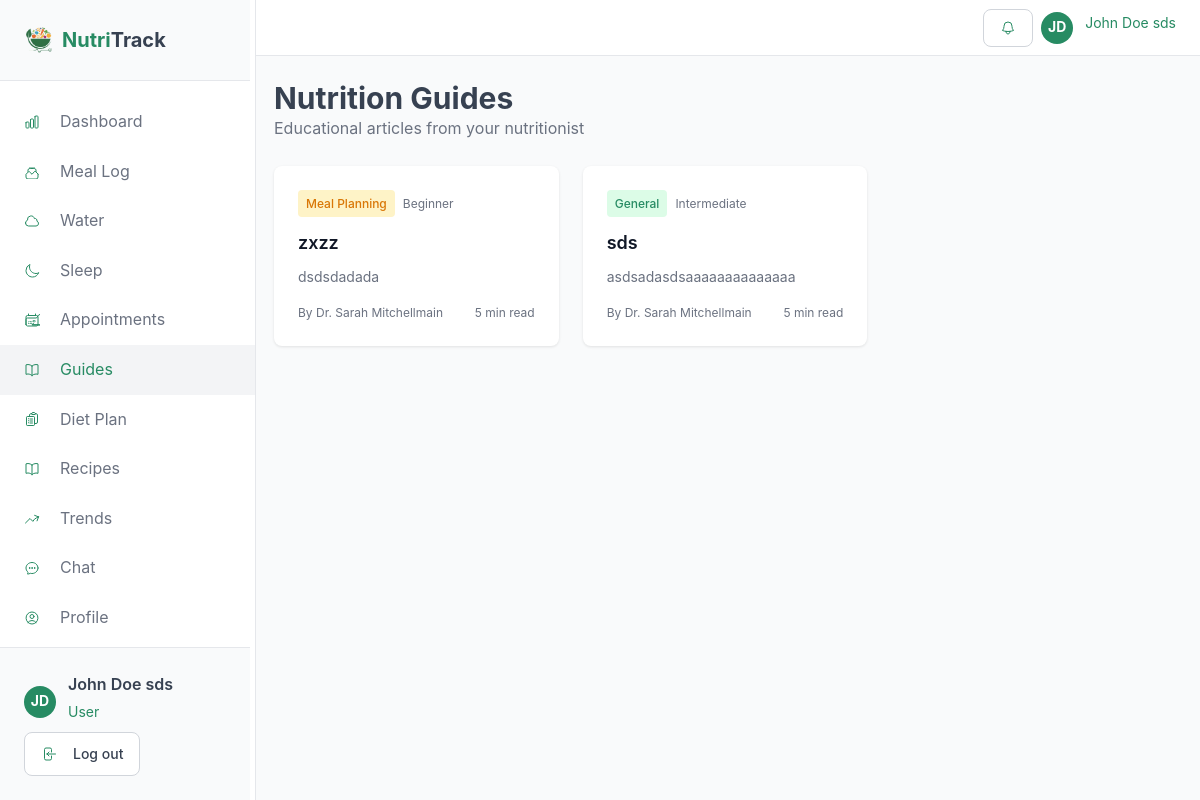
The page /user/guides.php (signed in) on the database its author committed.
### tables this page shows
CREATE TABLE `users` (
  `id` int(11) NOT NULL,
  `name` varchar(100) NOT NULL,
  `email` varchar(100) NOT NULL,
  `password` varchar(255) NOT NULL,
  `phone` varchar(20) DEFAULT NULL,
  `role` enum('user','nutritionist','admin') NOT NULL DEFAULT 'user',
  `status` enum('active','pending','inactive') NOT NULL DEFAULT 'pending',
  `weight` decimal(5,2) DEFAULT NULL,
  `height` decimal(5,2) DEFAULT NULL,
  `age` int(11) DEFAULT NULL,
  `goal` enum('weight_loss','maintain','gain_weight','build_muscle') DEFAULT NULL,
  `health_conditions` text DEFAULT NULL,
  `specialty` varchar(100) DEFAULT NULL,
  `bio` text DEFAULT NULL,
  `rating` decimal(3,2) DEFAULT NULL,
  `nutritionist_id` int(11) DEFAULT NULL,
  `created_at` timestamp NOT NULL DEFAULT current_timestamp(),
  `updated_at` timestamp NOT NULL DEFAULT current_timestamp() ON UPDATE current_timestamp(),
  `profile_image` varchar(255) DEFAULT NULL
);

CREATE TABLE `nutrition_guides` (
  `id` int(11) NOT NULL,
  `nutritionist_id` int(11) NOT NULL,
  `title` varchar(150) NOT NULL,
  `content` text NOT NULL,
  `image_path` varchar(255) DEFAULT NULL,
  `category` varchar(50) DEFAULT 'General',
  `difficulty` enum('beginner','intermediate','advanced') DEFAULT 'beginner',
  `read_time` int(11) DEFAULT 5,
  `created_at` timestamp NOT NULL DEFAULT current_timestamp(),
  `updated_at` timestamp NOT NULL DEFAULT current_timestamp() ON UPDATE current_timestamp()
);

### user/guides.php (the view, shortened to what this page needs)
<?php
require_once '../includes/session.php';
$db = getDB();
$stmt = $db->query("SELECT g.*, u.name as author_name
                    FROM nutrition_guides g
                    JOIN users u ON g.nutritionist_id = u.id
                    ORDER BY g.created_at DESC");
$guides = $stmt->fetchAll();
$categoryColors = [
    'General' => ['bg' => '#dcfce7', 'text' => '#278b63'],
    'Meal Planning' => ['bg' => '#fef3c7', 'text' => '#d97706'],
    'Hydration' => ['bg' => '#dbeafe', 'text' => '#3b82f6'],
    'Exercise' => ['bg' => '#fce7f3', 'text' => '#ec4899'],
    'Shopping' => ['bg' => '#f3e8ff', 'text' => '#8b5cf6'],
    'Weight Management' => ['bg' => '#fef2f2', 'text' => '#ef4444'],
];
include 'header.php';
?>
<div class="space-y-6">
    <div>
        <h1 class="text-3xl font-bold">Nutrition Guides</h1>
        <p class="text-muted-foreground">Educational articles from your nutritionist</p>
    </div>
    <?php if (empty($guides)): ?>
    <div class="card">
        <div class="card-content" style="text-align: center; padding: 3rem; color: #6b7280;">
            <svg xmlns="http://www.w3.org/2000/svg" fill="none" viewBox="0 0 24 24" stroke="currentColor" style="width:48px;height:48px;stroke-width:1.5;color:#278b63;margin:0 auto 1rem;">
                <path stroke-linecap="round" stroke-linejoin="round" d="M12 6.042A8.967 8.967 0 0 0 6 3.75c-1.052 0-2.062.18-3 .512v14.25A8.987 8.987 0 0 1 6 18c2.305 0 4.408.867 6 2.292m0-14.25a8.966 8.966 0 0 1 6-2.292c1.052 0 2.062.18 3 .512v14.25A8.987 8.987 0 0 0 18 18a8.967 8.967 0 0 0-6 2.292m0-14.25v14.25" />
            </svg>
            <p>No guides available yet. Your nutritionist will add educational content here.</p>
        </div>
    </div>
    <?php else: ?>
    <div class="grid sm:grid-cols-2 lg:grid-cols-3 gap-6">
        <?php foreach ($guides as $guide):
            $colors = $categoryColors[$guide['category']] ?? $categoryColors['General'];
        ?>
        <div class="card guide-card" onclick="viewGuide(<?= $guide['id'] ?>, `<?= htmlspecialchars($guide['title']) ?>`, `<?= htmlspecialchars($guide['content']) ?>`, '<?= $guide['image_path'] ?>', '<?= htmlspecialchars($guide['author_name']) ?>', '<?= $guide['read_time'] ?>', '<?= $guide['difficulty'] ?>')">
            <div class="card-content">
                <div style="display: flex; align-items: center; gap: 0.5rem; margin-bottom: 0.75rem;">
                    <span style="background: <?= $colors['bg'] ?>; color: <?= $colors['text'] ?>; padding: 0.25rem 0.5rem; border-radius: 0.25rem; font-size: 0.75rem; font-weight: 500;"><?= htmlspecialchars($guide['category']) ?></span>
                    <span style="font-size: 0.75rem; color: #6b7280; text-transform: capitalize;"><?= htmlspecialchars($guide['difficulty']) ?></span>
                </div>
                <h3 style="font-size: 1.125rem; font-weight: 600; margin-bottom: 0.5rem; color: #111827;"><?= htmlspecialchars($guide['title']) ?></h3>
                <p style="color: #6b7280; font-size: 0.875rem; margin-bottom: 1rem; line-height: 1.5;"><?= htmlspecialchars(substr($guide['content'], 0, 100)) . (strlen($guide['content']) > 100 ? '...' : '') ?></p>
                <div style="display: flex; justify-content: space-between; align-items: center; font-size: 0.75rem; color: #6b7280;">
                    <span>By <?= htmlspecialchars($guide['author_name']) ?></span>
                    <span><?= $guide['read_time'] ?> min read</span>
                </div>
            </div>
        </div>
        <?php endforeach; ?>
    </div>
    <?php endif; ?>
</div>
<?php include 'footer.php'; ?>

### user/header.php (shortened to what this page needs)
<?php
require_once '../includes/session.php';
$user = getCurrentUser();
?>
<!DOCTYPE html>
<html lang="en">
<head>
    <link rel="stylesheet" href="http://localhost/Health%20DIet/style.css">
</head>
<body>
    <div class="user-layout">
        <aside class="sidebar">
            <div class="sidebar-header">
                <a href="dashboard.php" class="logo">
                    <div style="display:flex; justify-self: center;">
                        <img style="width:30px;height:30px" src="../assets/images/nutritrak_logo-removebg-preview.png" alt="NutriTrack Logo">
                    </div>
                    <span class="logo-text"><span style="color:#278b63;">Nutri</span>Track</span>
                </a>
            </div>
            <nav class="sidebar-nav">
                <a href="dashboard.php" class="<?php echo basename($_SERVER['PHP_SELF']) == 'dashboard.php' ? 'active' : ''; ?>">
 Dashboard
                </a>
                <a href="meals.php" class="<?php echo basename($_SERVER['PHP_SELF']) == 'meals.php' ? 'active' : ''; ?>">
 Meal Log
                </a>
                <a href="water.php" class="<?php echo basename($_SERVER['PHP_SELF']) == 'water.php' ? 'active' : ''; ?>">
 Water
                </a>
                <a href="sleep.php" class="<?php echo basename($_SERVER['PHP_SELF']) == 'sleep.php' ? 'active' : ''; ?>">
 Sleep
                </a>
                <a href="appointments.php" class="<?php echo basename($_SERVER['PHP_SELF']) == 'appointments.php' ? 'active' : ''; ?>">
 Appointments
                </a>
                <a href="guides.php" class="<?php echo basename($_SERVER['PHP_SELF']) == 'guides.php' ? 'active' : ''; ?>">
 Guides
                </a>
                <a href="diet-plan.php" class="<?php echo basename($_SERVER['PHP_SELF']) == 'diet-plan.php' ? 'active' : ''; ?>">
 Diet Plan
                </a>
                <a href="recipes.php" class="<?php echo basename($_SERVER['PHP_SELF']) == 'recipes.php' ? 'active' : ''; ?>">
 Recipes
                </a>
                <a href="trends.php" class="<?php echo basename($_SERVER['PHP_SELF']) == 'trends.php' ? 'active' : ''; ?>">
 Trends
                </a>
                <a href="chat.php" class="<?php echo basename($_SERVER['PHP_SELF']) == 'chat.php' ? 'active' : ''; ?>">
 Chat
                </a>
                <a href="settings.php" class="<?php echo basename($_SERVER['PHP_SELF']) == 'settings.php' ? 'active' : ''; ?>">
 Profile
                </a>
            </nav>
            <div class="sidebar-footer">
                <div class="user-info" onclick="showProfilePopup()" style="cursor: pointer;">
                    <?php echo getUserAvatar($user, '2rem'); ?>
                    <div>
                        <div class="team-name"><?php echo $user['name']; ?></div>
                        <div class="team-role">User</div>
                    </div>
                </div>
                <a href="../landing page/auth.php?logout=1" class="btn btn-outline">
 Log out
                </a>
            </div>
        </aside>
        <div class="main-content">
            <header class="top-bar">
                <div class="header-actions">
                    <div class="user-info" style="position: relative;">
                        <button class="btn btn-outline" onclick="toggleNotifications()" id="notificationBtn">
                        </button>
                    </div>
                    <div class="user-info" onclick="showProfilePopup()" style="cursor: pointer;">
                        <?php echo getUserAvatar($user, '2rem'); ?>
                        <span class="team-role"><?php echo $user['name']; ?></span>
                    </div>
                </div>
            </header>
            <main class="content-area">

### includes/session.php (shortened to what this page needs)
<?php
function getCurrentUser() {
    try {
        $db = getDB();
        $stmt = $db->prepare("SELECT * FROM users WHERE id = ?");
        $stmt->execute([$_SESSION['user_id']]);
        return $stmt->fetch();
    } catch (PDOException $e) {
        error_log("Error fetching user: " . $e->getMessage());
        return null;
    }
}
function getUserInitials($name = null) {
    $name = $name ?: ($_SESSION['user_name'] ?? 'U');
    $parts = explode(' ', $name);
    return strtoupper(substr($parts[0], 0, 1) . (isset($parts[1]) ? substr($parts[1], 0, 1) : ''));
}
function getUserAvatar($user, $size = '2rem', $class = 'user-avatar') {
    if (!empty($user['profile_image']) && file_exists(__DIR__ . '/../' . $user['profile_image'])) {
        return '<img src="../' . htmlspecialchars($user['profile_image']) . '" alt="Profile" class="' . $class . '" style="width: ' . $size . '; height: ' . $size . '; border-radius: 50%; object-fit: cover;">';
    } else {
        return '<div class="' . $class . '" style="width: ' . $size . '; height: ' . $size . ';">' . getUserInitials($user['name']) . '</div>';
    }
}
?>

### user/guides.php (style rules this page uses)
.guide-card { cursor: pointer; transition: transform 0.2s, box-shadow 0.2s; }

### rows shown on the page
users: name "JD JD", name "John Doe sds"
nutrition_guides: category "Meal Planning", difficulty "Beginner", title "zxzz", content "dsdsdadada", nutritionist.name "Dr. Sarah Mitchellmain", read_time "5"
nutrition_guides: category "General", difficulty "Intermediate", title "sds", content "asdsadasdsaaaaaaaaaaaaaa", nutritionist.name "Dr. Sarah Mitchellmain", read_time "5"
